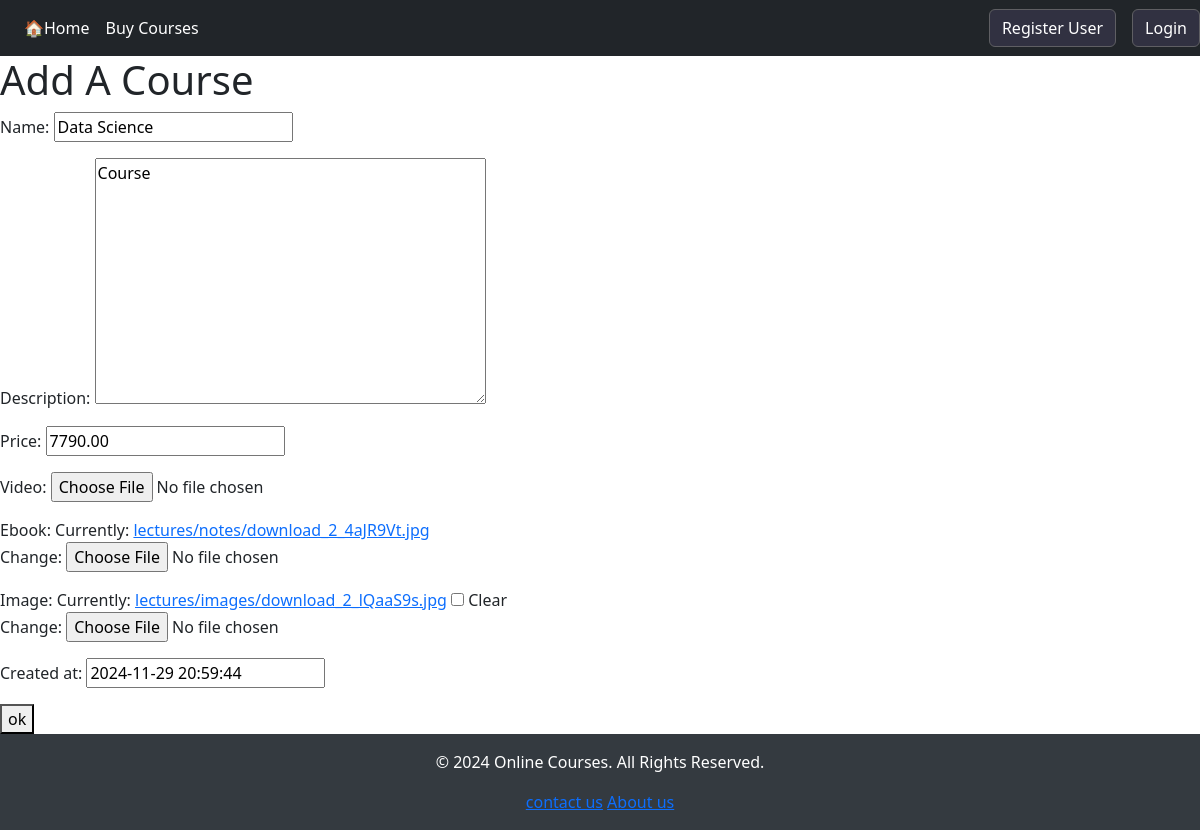
/products/update/7/, run on the app's committed database.
### products/models.py (models this page shows, shortened)
class Course(models.Model):
    name = models.CharField(max_length=100)
    description = models.TextField(default="Course")
    price = models.DecimalField(max_digits=10, decimal_places=2, null=True, blank=True)
    video = models.FileField(upload_to='lectures/videos/', null=True, blank=True)
    ebook = models.FileField(upload_to='lectures/notes/')
    image = models.ImageField(upload_to='lectures/images/', null=True, blank=True)
    created_at = models.DateTimeField(default=now)  # New field to track creation time

### products/views.py (the view)
# urls.py: path('update/<int:course_id>/', views.update_course, name='update_course'),
def update_course(request, course_id):
    course = get_object_or_404(Course, pk=course_id)
    if request.method == 'POST':
        form = CourseForm(request.POST, request.FILES, instance=course)
        if form.is_valid():
            form.save()
            return redirect('course')
    else:
        form = CourseForm(instance=course)
    return render(request, 'courseform.html', {'form': form})

### products/forms.py
class CourseForm(forms.ModelForm):
    class Meta:
        model = Course
        fields = "__all__"

### templates/courseform.html (shortened to what this page needs)
{% extends 'base.html' %}
{% block content %}
<h1>Add A Course</h1>
<form method="post"  enctype="multipart/form-data">
  {{ form.as_p }}
  <button type="submit">ok</button>
</form>
{% endblock %}

### data on the page
Course: name "Data Science", description "Course", price "7790.00", created_at "2024-11-29 20:59:44"
